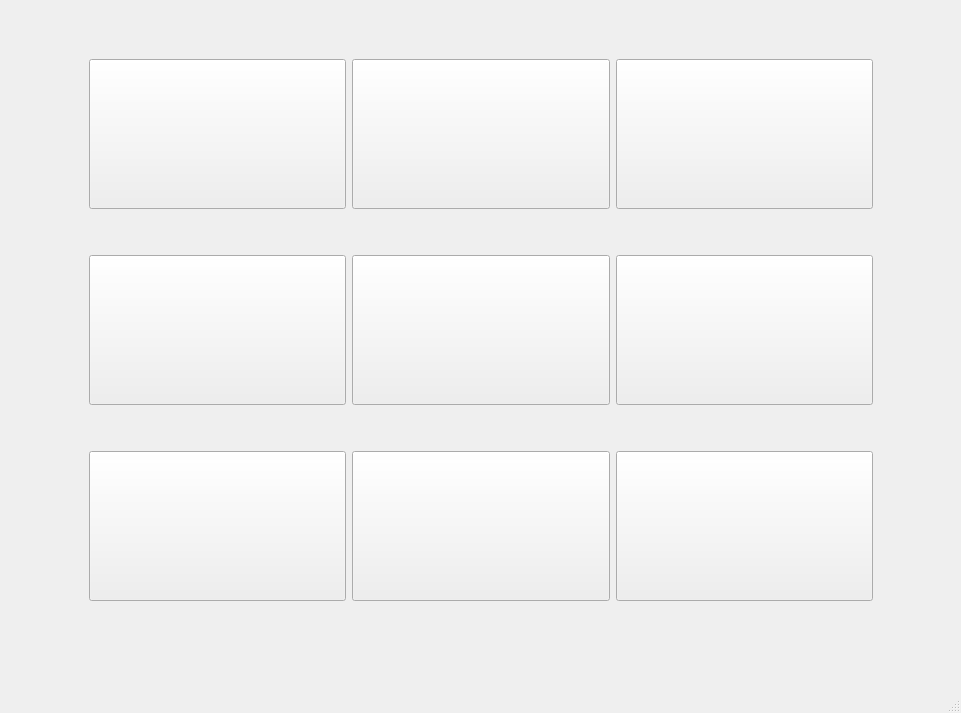
<?xml version="1.0" encoding="UTF-8"?>
<ui version="4.0">
 <class>MainWindow</class>
 <widget class="QMainWindow" name="MainWindow">
  <property name="geometry">
   <rect>
    <x>0</x>
    <y>0</y>
    <width>961</width>
    <height>713</height>
   </rect>
  </property>
  <property name="windowTitle">
   <string>拼图游戏</string>
  </property>
  <widget class="QWidget" name="centralwidget">
   <layout class="QGridLayout" name="gridLayout">
    <item row="0" column="0">
     <widget class="QWidget" name="puzzleWidget" native="true">
      <widget class="QWidget" name="layoutWidget">
       <property name="geometry">
        <rect>
         <x>80</x>
         <y>10</y>
         <width>784</width>
         <height>623</height>
        </rect>
       </property>
       <layout class="QGridLayout" name="gridLayout_2">
        <item row="1" column="2">
         <widget class="QPushButton" name="puzzleButton5">
          <property name="minimumSize">
           <size>
            <width>150</width>
            <height>150</height>
           </size>
          </property>
          <property name="text">
           <string/>
          </property>
         </widget>
        </item>
        <item row="0" column="2">
         <widget class="QPushButton" name="puzzleButton2">
          <property name="minimumSize">
           <size>
            <width>150</width>
            <height>150</height>
           </size>
          </property>
          <property name="text">
           <string/>
          </property>
         </widget>
        </item>
        <item row="0" column="1">
         <widget class="QPushButton" name="puzzleButton1">
          <property name="minimumSize">
           <size>
            <width>150</width>
            <height>150</height>
           </size>
          </property>
          <property name="text">
           <string/>
          </property>
         </widget>
        </item>
        <item row="2" column="2">
         <widget class="QPushButton" name="puzzleButton8">
          <property name="minimumSize">
           <size>
            <width>150</width>
            <height>150</height>
           </size>
          </property>
          <property name="text">
           <string/>
          </property>
         </widget>
        </item>
        <item row="2" column="0">
         <widget class="QPushButton" name="puzzleButton6">
          <property name="minimumSize">
           <size>
            <width>150</width>
            <height>150</height>
           </size>
          </property>
          <property name="text">
           <string/>
          </property>
         </widget>
        </item>
        <item row="1" column="0">
         <widget class="QPushButton" name="puzzleButton3">
          <property name="minimumSize">
           <size>
            <width>150</width>
            <height>150</height>
           </size>
          </property>
          <property name="text">
           <string/>
          </property>
         </widget>
        </item>
        <item row="0" column="0">
         <widget class="QPushButton" name="puzzleButton0">
          <property name="minimumSize">
           <size>
            <width>150</width>
            <height>150</height>
           </size>
          </property>
          <property name="text">
           <string/>
          </property>
         </widget>
        </item>
        <item row="1" column="1">
         <widget class="QPushButton" name="puzzleButton4">
          <property name="minimumSize">
           <size>
            <width>150</width>
            <height>150</height>
           </size>
          </property>
          <property name="text">
           <string/>
          </property>
         </widget>
        </item>
        <item row="2" column="1">
         <widget class="QPushButton" name="puzzleButton7">
          <property name="minimumSize">
           <size>
            <width>150</width>
            <height>150</height>
           </size>
          </property>
          <property name="text">
           <string/>
          </property>
         </widget>
        </item>
       </layout>
      </widget>
     </widget>
    </item>
   </layout>
  </widget>
  <widget class="QMenuBar" name="menubar">
   <property name="geometry">
    <rect>
     <x>0</x>
     <y>0</y>
     <width>961</width>
     <height>24</height>
    </rect>
   </property>
  </widget>
  <widget class="QStatusBar" name="statusbar"/>
 </widget>
 <resources/>
 <connections/>
</ui>
